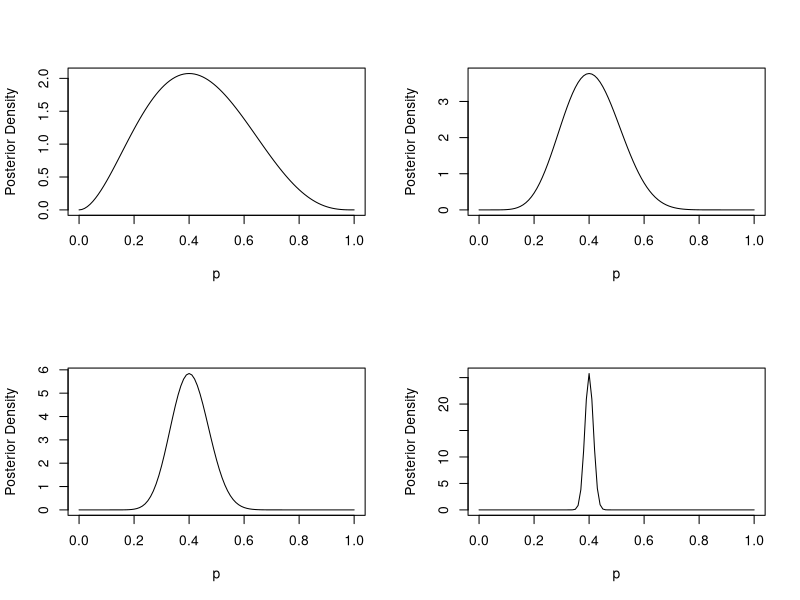
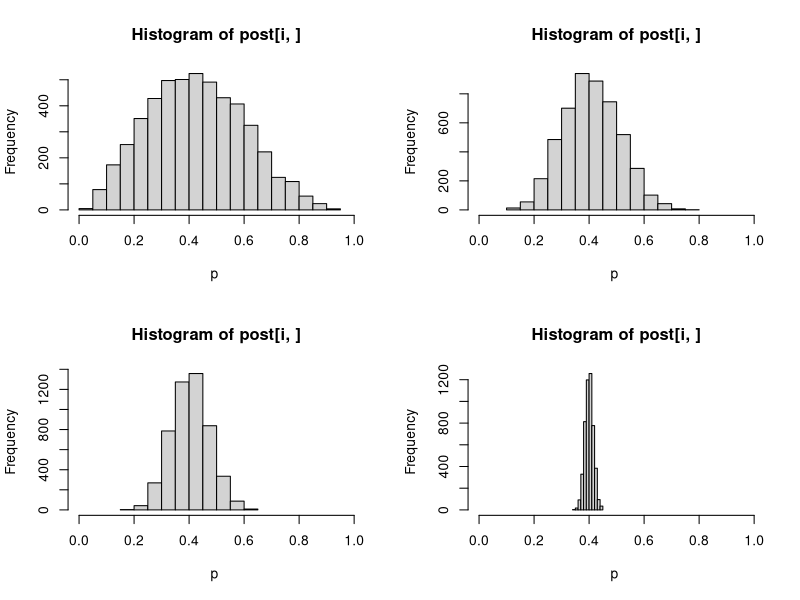
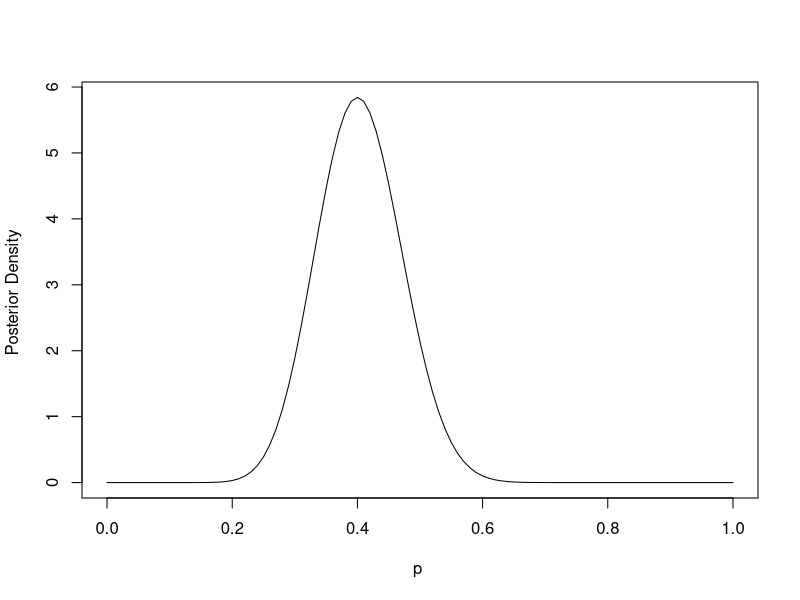
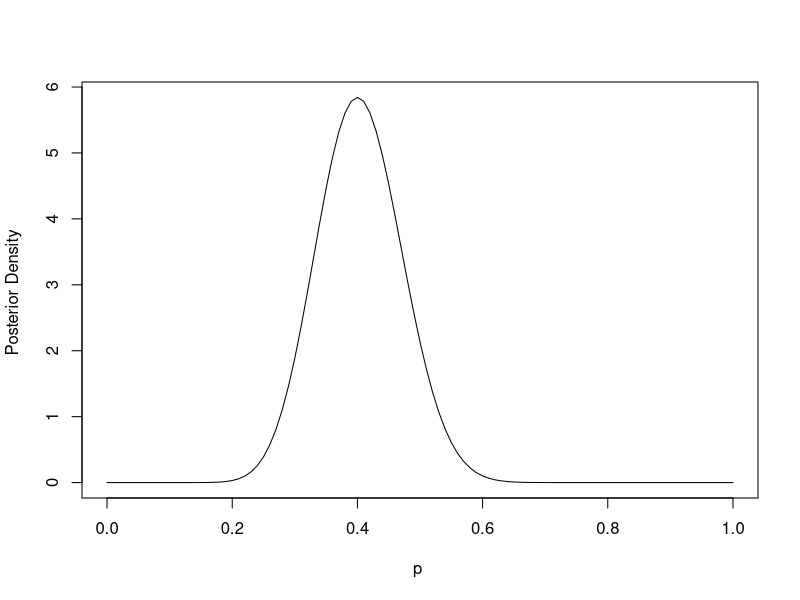
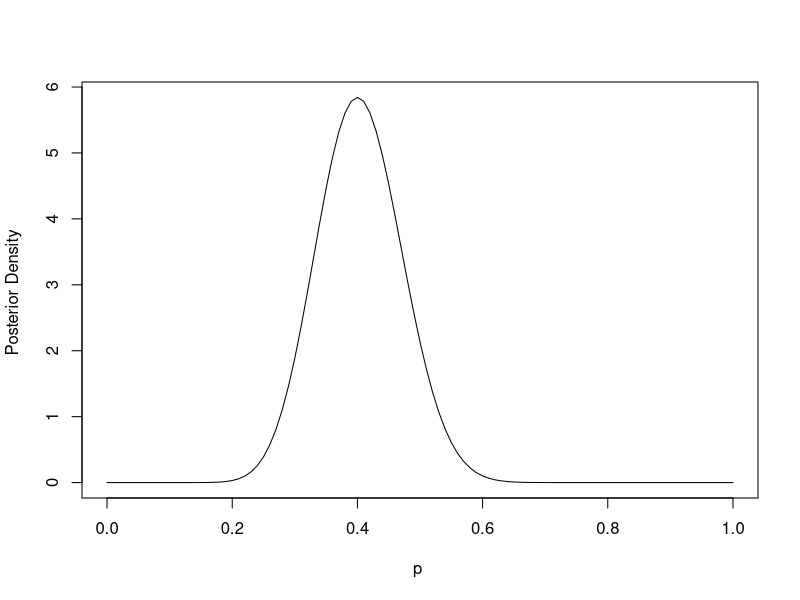

These figures' R source, in order:
##Introduction to R and Bayes programming 
## Last updated June 8, 2021 / MEH
## SISMID 2021 MCMC I

## The R commands can be cut and paste from this document.

##Simple Beta posterior distribution of the transmission probability 

## R program to compute the posterior distribution of the transmission probability
## Beta prior distribution of the binomial likelihood 

## We want to evaluate the density of the posterior of p along the interval [0,1] 
## To start, generate a sequence from 0 to 1 in increments of .01 that will supply
## the values where we will evaluate the posterior density 

x = seq(0,1, by = .01)
x

## PART 1: Noninformative Beta prior
## Observed data 
## Generate a vector of the observed number of trials in the four experiments 
n=c(5,20,50,1000)
n

## Generate a vector of the number of successes (infections) in the four experiments
y=c(2,8,20,400)
y
##Set up noninformative Beta prior distributions 
my.alpha = 1
my.beta = 1 
my.alpha
my.beta

##Set up a matrix with 4 rows and the number of columns that is the length of the 
## x vector where the values of the posterior densities  will be evaluated. This 
## matrix will hold the values for the four posterior densities.
## The value 0 is a place holder. Other entries could be used.

posta = matrix(0, nrow=4, ncol = length(x))

##plot the four posterior densities using different amounts of data from 
## the four experiments with the noninformative Beta(1,1) prior distribution

## open pdf (or ps) file graphics device 
#pdf(file="/Users/betz/Documents/Bayesintro/betaunif1.pdf", height=6.5, width = 8.9)
## set up to have 4 plots in one figure with 2 by 2
 
par(mfrow=c(2,2))
# loop through the for graphs. Use a for loop 

for (i in 1:4){
  posta[i,] = dbeta(x,my.alpha+y[i],my.beta+n[i]-y[i])
  plot(x,posta[i,], type = "l", ylab ="Posterior Density", xlab="p")
}

##
## With little data (upper left) the posterior distribution is quite spread out, reflecting
## the uncertainty. As the amount of data increases, the posterior distribution becomes more 
## peaked around the data estimate of 0.4.
## Note also that the y-axis changes in the four graphs. The densities all have the same area. 
##
## close graphics device if using pdf (or ps)
#dev.off() 
#return to 1 plot if need be 
par(mfrow=c(1,1))

## Summaries of the posterior distribution 

## Posterior summaries using closed form distributions

#prior mean 
priormean = my.alpha/(my.alpha + my.beta)
priormean

## The prior mean of the noninformative prior is 0.5, the mid-point of the interval 0 to 1. 

# posterior mean 

postmean= (my.alpha+y)/(my.alpha+my.beta+n)
postmean
round(postmean,4)

## Here we have used the closed form for the Beta distribution mean to get the posterior
## mean. As the amount of data increases, the posterior mean approacheds the mean of the 
## which is 0.40. 

#posterior median
# use qbeta to get the values at the given quantiles of the posterior distribution
postmedian=qbeta(0.5, my.alpha+y, my.beta+n-y)
round(postmedian,4)

## The posterior medians also grow closer to 0.4 as the amount of data increases

# Now we want to get an interval around the median for the posterior distributions
# median, 95%  equitailed posterior or credible interval 
# use qbeta to get the values at the given quantiles 0.5, 0.025, 0.975
# set up matrix
post95int=matrix(0,4,3)
for (i in 1:4){
  post95int[i,] = qbeta(c(0.5, 0.025,0.975), my.alpha+y[i], my.beta+n[i]-y[i])
}
round(post95int,3)

## Again one sees quantitatively that the 95% posterior credible interval narrows with
## data


# Drawing random samples from the posterior distributions to imitate results 
# of an MCMC output; use rbeta() command for random samples from a beta distribution

#Set the number of samples
nsamp=5000
#Set up matrix
post=matrix(0,4,nsamp)

##pdf(file="/Users/betz/Documents/TexWork/MCMC/betz/Bayesintro/betaunif1r.pdf", height=6.5, width=8.9)

par(mfrow=c(2,2))
for (i in 1:4){
  post[i,]=rbeta(nsamp,my.alpha+y[i],my.beta+n[i]-y[i])
  hist(post[i,], xlim=c(0,1), xlab = "p ", ylab = "Frequency")
}

## The histograms with random draws from the four posterior Beta distributions look very similar ## to the histograms using the closed form for the Beta distribution. 
## These histograms are an APPROXIMATION to the target posterior Beta distribution. 

#dev.off()
par(mfrow=c(1,1))

#Posterior summaries using random samples 
# We can get summaries of the approximations to the Beta posterior distributions using the random samples drawn from the Beta posterior distributions.

# posterior mean

postmeanr= apply(post,1,mean)
postmeanr

#Compare with analytic posterior mean 

postmean

# Get summary of simulated posterior distributions
# Row by row

summary(post[1,])
summary(post[2,])
summary(post[3,])
summary(post[4,])

# Get all summaries of all four rows at the same time

apply(post, 1, summary)

## END PART 1. 

## PART 2: Informative Beta priors
## Now use informative conjugate priors
## We look at how different amounts of information in the conjugate Beta prior influences 
## the posterior distribution

alpha1=c(1,2,50,3,12,60,4,16)
beta1=c(1,2,50,2,8,40,1,4)
alpha1
beta1

## The prior sum is the total amount of data in the prior, the prior mean in the mean of the
## Beta prior 

priorsum=alpha1+beta1
priormean=alpha1/(alpha1+beta1)
priorsum
priormean

# The prior sum ranges from 2 (noninformative Beta prior) to 100
# The prior mean ranges from 0.5 to 0.8. 

# The data is going to be held constant while examining the influence of changing 
# the prior information. The data mean is 0.4.

n1=50
y1=20

## Now generate the median and 95% posterior interval for the 8 different 
## posterior distributions

post95int2=matrix(0,length(alpha1),3)
for (i in 1:length(alpha1)){
 post95int2[i,] = qbeta(c(0.5,0.025,0.975), alpha1[i]+y1, beta1[i]+n1-y1)
}
round(post95int2,3)

## Examine how the medians and width of the intervals depends both on the prior sums and the prior means. 

par(mfrow=c(1,1))

## END PART 2. 

## If you have not written functions in R before, the following will hopefully
## be usefule to you. If you know how to write an R function, you can skip this. 
## Here is a simple function to compute the posterior distribution 
## of the transmission probability. It plots the posterior 
## distribution and returns the posterior median and
## 95% equitailed credible interval
## n = number of observations (exposed),
## y = number of successes (infections)
## alpha, beta, parameters of the prior Beta distribution


### Return the values at the end.

mybeta2=function(n,y,alpha,beta){
          x=seq(0,1,by=.01)
          postbeta=dbeta(x,alpha+y,beta+n-y)
          plot(x,postbeta, type="l", ylab="Posterior Density ", xlab="p ")
          mybeta=qbeta(c(0.5, 0.025,0.975), alpha+y, beta+n-y)
          return(mybeta)
}

test2=mybeta2(50,20,1,1)
test2

### Alternatively, you can return a list at the end.

mybeta3=function(n,y,alpha,beta){
          x=seq(0,1,by=.01)
          postbeta=dbeta(x,alpha+y,beta+n-y)
          plot(x,postbeta, type="l", ylab="Posterior Density ", xlab="p ")
          mybeta=list(answer=qbeta(c(0.5, 0.025,0.975), alpha+y, beta+n-y))
}

test3=mybeta3(50,20,1,1)
test3
test3$answer

### Alternatively, you can return a list with more than one object at the end.

mybeta4=function(n,y,alpha,beta){
  x=seq(0,1,by =.01)
  postbeta=dbeta(x,alpha+y,beta+n-y)
  plot(x,postbeta, type="l", ylab="Posterior Density ", xlab="p ")
  answer1=qbeta(.5,alpha+y, beta+n-y)
  answer2=qbeta(.025,alpha+y, beta+n-y)
  answer3=qbeta(.975,alpha+y, beta+n-y)
  mybeta=list(answer1,answer2,answer3)
}

test4=mybeta4(50,20,1,1)
print(test4)
##extract the first element in the list test4
test4[[1]]
